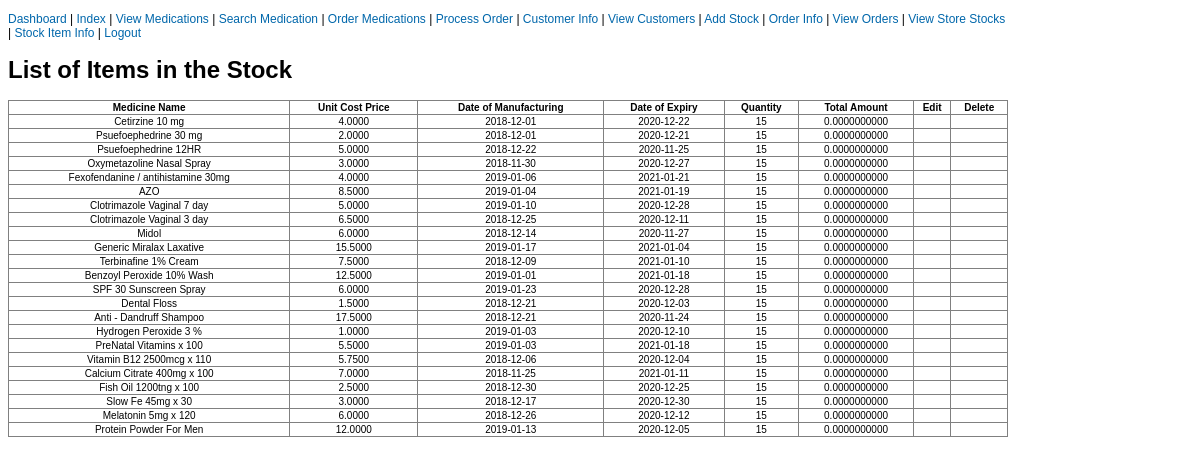
Before: /php/storeStockItems.php?stock_id=4001 (signed in) with the older database file.
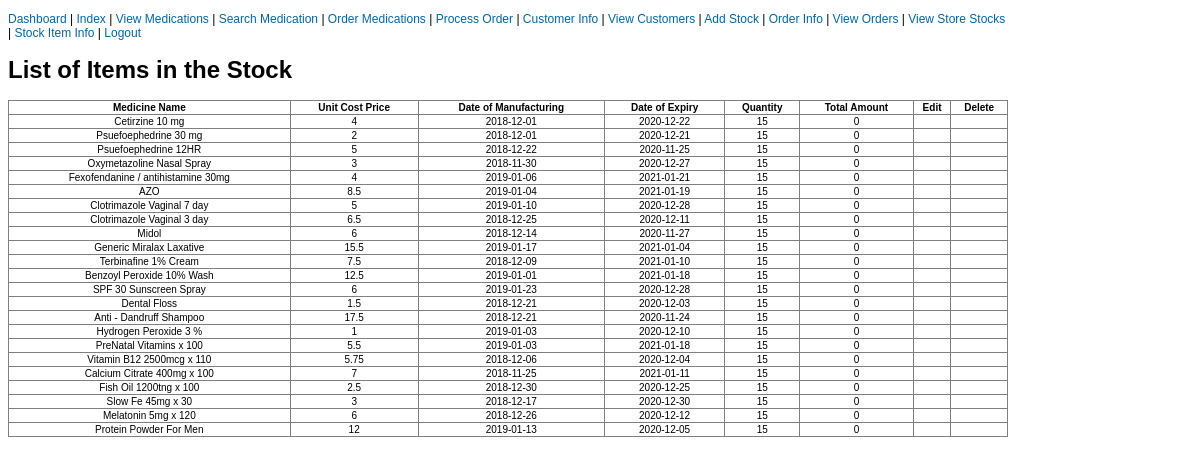
After: the same page with the newer database file.
### tables this page shows
CREATE TABLE IF NOT EXISTS HAS_STOCK_SUPPLY(
    stock_id INT NOT NULL,
    supplier_id INT NOT NULL,
    unit_cost_price FLOAT NOT NULL DEFAULT 0,
    medicine_id INT NOT NULL,
    manufacture_date DATE NOT NULL,
    expiry_date DATE NOT NULL,
    quantity INT(20) NOT NULL DEFAULT 0,
    total_cost float (20) NOT NULL DEFAULT 0,
    PRIMARY KEY(
        stock_id,
        supplier_id,
        medicine_id
    ),
    CONSTRAINT Stock_Details FOREIGN KEY
    (stock_id) REFERENCES STOCK (stock_id),
    CONSTRAINT Supplier_Details FOREIGN KEY
    (supplier_id) REFERENCES SUPPLIER (supplier_id),
    CONSTRAINT Med_details FOREIGN KEY
                (medicine_id) REFERENCES MEDICINE(medicine_id)
);

CREATE TABLE IF NOT EXISTS MEDICINE (
   medicine_id int NOT NULL AUTO_INCREMENT,
   medicine_name varchar (255) NOT NULL,
   medicine_desc varchar (255) NOT NULL,
   PRIMARY KEY (medicine_id)
 );

### php/storeStockItems.php (the view, shortened to what this page needs)
<?php
include("includes.php");
if(isset($_REQUEST["stock_id"])){
    $stock_id1 = $_REQUEST["stock_id"];
} else{
    $stock_id1 = $_SESSION["stock_id"];
}
$medicine_id1 = $_REQUEST["medicine_id"];
if ($stock_id1 !="") {
    $query= "select HAS_STOCK_SUPPLY.stock_id,HAS_STOCK_SUPPLY.medicine_id, MEDICINE.medicine_name,HAS_STOCK_SUPPLY.unit_cost_price,HAS_STOCK_SUPPLY.manufacture_date,
        HAS_STOCK_SUPPLY.expiry_date , HAS_STOCK_SUPPLY.quantity, HAS_STOCK_SUPPLY.total_cost from HAS_STOCK_SUPPLY, MEDICINE
    where HAS_STOCK_SUPPLY.medicine_id = MEDICINE.medicine_id  and stock_id = ".$stock_id1;
} elseif($medicine_id1 == "")
{
    echo "No Results";
}
?>
<!DOCTYPE html>
<html>
    <head>
        <link rel="stylesheet" href="../css/style.css" />
    </head>
    <body>
        <div class="form">
            <?php include("nav_menu.php"); ?>
            <h1> List of Items in the Stock </h1>
            <table width="100%" border="1" style="border-collapse:collapse;">
                <thead>
                    <tr>
                        <th><strong>Medicine Name </strong></th>
                        <th><strong>Unit Cost Price</strong></th>
                        <th><strong>Date of Manufacturing</strong></th>
                        <th><strong>Date of Expiry </strong></th>
                        <th><strong>Quantity</strong></th>
                        <th><strong>Total Amount </strong></th>
                        <th><strong>Edit</strong></th>
                        <th><strong>Delete</strong></th>
                    </tr>
                </thead>
            <tbody>
                <?php
                  $result = mysqli_query($con, $query);
                  while($row = mysqli_fetch_assoc($result)) { ?>
                        <tr>
                            <td align="center">
                                <?php echo $row["medicine_name"] ; ?>
                            </td>
                            <td align="center">
                                <?php echo $row["unit_cost_price"]; ?>
                            </td>
                            <td align="center">
                                <?php echo $row["manufacture_date"]; ?>
                            </td>
                            <td align="center">
                                <?php echo $row["expiry_date"]; ?>
                            </td>
                            <td align="center">
                                <?php echo $row["quantity"]; ?>
                            </td>
                            <td align="center">
                                <?php echo $row["total_cost"]; ?>
                            </td>
                            <td align="center">
                            </td>
                            <td align="center">
                            </td>
                        </tr>
                    <?php } ?>
                </tbody>
            </table>
            <br />
        </div>
    </body>
</html>

### php/nav_menu.php (shortened to what this page needs)
<?php
   if ($_SESSION['role'] == "guest") {
?>
   <p>
   	<a href="dashboard.php">Dashboard</a> |
	<a href="index.php">Index</a> |
    <a href="searchMeds.php?show=all">Search Medication</a> |
	<a href="cart.php">Cart</a>
   </p>
<?php
   } elseif ($_SESSION['role'] == "S") {
?>
   <p>
   	<a href="dashboard.php">Dashboard</a> |
	<a href="index.php">Index</a> |
    <a href="viewMeds.php">View Medications</a> |
    <a href="searchMeds.php?show=all">Search Medication</a> |
	<a href="orderMeds.php">Order Medications</a> |
    <a href="processOrder.php">Process Order</a> |
	<a href="customer.php">Customer Info</a> |
	<a href="viewCustomers.php?show=all">View Customers</a> |
	<a href="stock.php">Add Stock</a> |
	<a href="order.php">Order Info</a> |
    <a href="viewOrders.php">View Orders</a> |
    <a href="viewStoreStocks.php?show=all">View Store Stocks</a> |
    <a href="storeStockItems.php">Stock Item Info</a> |
	<a href="logout.php">Logout</a>
   </p>
<?php } ?>

### css/style.css (style rules this page uses)
body { font-family: Arial, Sans-Serif; }
a { color: #0067ab; text-decoration: none; }
table { font-size: smaller; }
.form { width: 1000px; align: center; font-size: 12px; }

Changed rows visible on the page:
changed has_stock_supply "Cetirzine 10 mg": unit_cost_price "4.0000" → "4"; total_cost "0.0000000000" → "0"
changed has_stock_supply "Psuefoephedrine 30 mg": unit_cost_price "2.0000" → "2"; total_cost "0.0000000000" → "0"
changed has_stock_supply "Psuefoephedrine 12HR": unit_cost_price "5.0000" → "5"; total_cost "0.0000000000" → "0"
changed has_stock_supply "Oxymetazoline Nasal Spray": unit_cost_price "3.0000" → "3"; total_cost "0.0000000000" → "0"
changed has_stock_supply "Fexofendanine / antihistamine 30mg": unit_cost_price "4.0000" → "4"; total_cost "0.0000000000" → "0"
changed has_stock_supply "AZO": unit_cost_price "8.5000" → "8.5"; total_cost "0.0000000000" → "0"
changed has_stock_supply "Clotrimazole Vaginal 7 day": unit_cost_price "5.0000" → "5"; total_cost "0.0000000000" → "0"
changed has_stock_supply "Clotrimazole Vaginal 3 day": unit_cost_price "6.5000" → "6.5"; total_cost "0.0000000000" → "0"
changed has_stock_supply "Midol": unit_cost_price "6.0000" → "6"; total_cost "0.0000000000" → "0"
changed has_stock_supply "Generic Miralax Laxative": unit_cost_price "15.5000" → "15.5"; total_cost "0.0000000000" → "0"
changed has_stock_supply "Terbinafine 1% Cream": unit_cost_price "7.5000" → "7.5"; total_cost "0.0000000000" → "0"
changed has_stock_supply "Benzoyl Peroxide 10% Wash": unit_cost_price "12.5000" → "12.5"; total_cost "0.0000000000" → "0"
changed has_stock_supply "SPF 30 Sunscreen Spray": unit_cost_price "6.0000" → "6"; total_cost "0.0000000000" → "0"
changed has_stock_supply "Dental Floss": unit_cost_price "1.5000" → "1.5"; total_cost "0.0000000000" → "0"
changed has_stock_supply "Anti - Dandruff Shampoo": unit_cost_price "17.5000" → "17.5"; total_cost "0.0000000000" → "0"
changed has_stock_supply "Hydrogen Peroxide 3 %": unit_cost_price "1.0000" → "1"; total_cost "0.0000000000" → "0"
changed has_stock_supply "PreNatal Vitamins x 100": unit_cost_price "5.5000" → "5.5"; total_cost "0.0000000000" → "0"
changed has_stock_supply "Vitamin B12 2500mcg x 110": unit_cost_price "5.7500" → "5.75"; total_cost "0.0000000000" → "0"
changed has_stock_supply "Calcium Citrate 400mg x 100": unit_cost_price "7.0000" → "7"; total_cost "0.0000000000" → "0"
changed has_stock_supply "Fish Oil 1200tng x 100": unit_cost_price "2.5000" → "2.5"; total_cost "0.0000000000" → "0"
changed has_stock_supply "Slow Fe 45mg x 30": unit_cost_price "3.0000" → "3"; total_cost "0.0000000000" → "0"
changed has_stock_supply "Melatonin 5mg x 120": unit_cost_price "6.0000" → "6"; total_cost "0.0000000000" → "0"
changed has_stock_supply "Protein Powder For Men": unit_cost_price "12.0000" → "12"; total_cost "0.0000000000" → "0"
